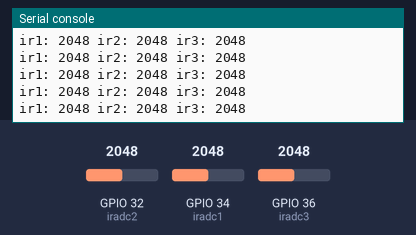
Simulated run of this program. Board: ESP32 board running MicroPython. Shown: the last lines printed to the serial console. Inputs (shaded band) come from the test bench; at power-on: GPIO 32 (iradc2) = 2048, GPIO 34 (iradc1) = 2048, GPIO 36 (iradc3) = 2048 (analog values on the 0–4095 scale).

Above: at 1.2 s.
1.3 s: GPIO 32 (iradc2) set to 2866
At 1.56 s:
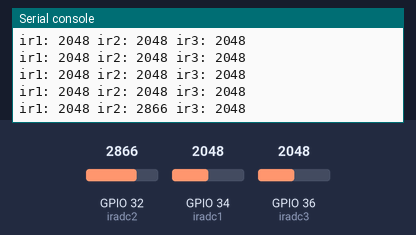
2.8 s: GPIO 34 (iradc1) set to 2866
At 2.96 s:
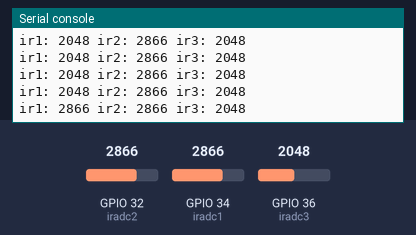
4.3 s: GPIO 36 (iradc3) set to 2866
At 4.37 s:
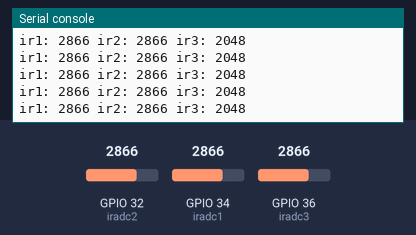
5.8 s: GPIO 32 (iradc2) set to 3603
At 5.97 s:
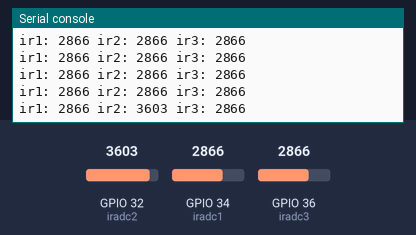
7.3 s: GPIO 34 (iradc1) set to 3603
At 7.37 s:
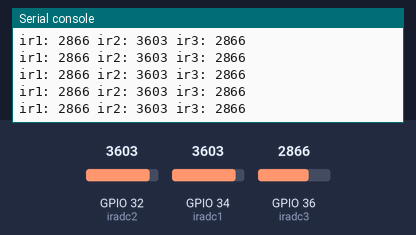
8.8 s: GPIO 36 (iradc3) set to 3603
At 8.98 s:
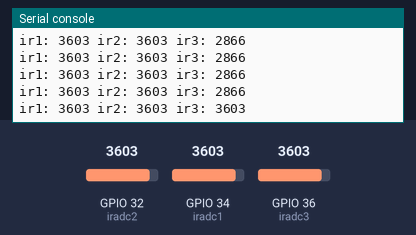
Timing chart, 0 to 11.3 s (numbered marks = the images above; inputs shaded):
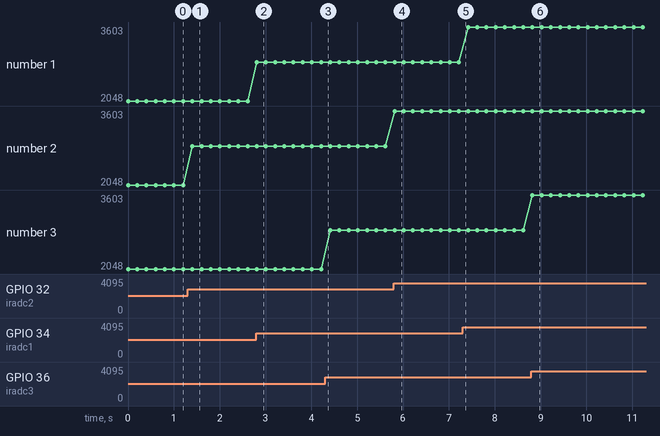

The program:

zyrot_iradc.py
```python
from machine import Pin, ADC
import time


if __name__ == '__main__':
    iradc1 = ADC(Pin(34))
    iradc2 = ADC(Pin(32))
    iradc3 = ADC(Pin(36))
    iradc1.atten(ADC.ATTN_11DB)
    iradc2.atten(ADC.ATTN_11DB)
    iradc3.atten(ADC.ATTN_11DB)

    for i in range(600):
        ir1 = iradc1.read()
        ir2 = iradc2.read()
        ir3 = iradc3.read()
        print('ir1:',ir1,'ir2:',ir2,'ir3:',ir3)
        time.sleep_ms(200)
```

Measured:
- after the input at 1.3 s, the serial console: prints a new line after 0.10 s (image 1)
- after the input at 2.8 s, the serial console: prints a new line at once (image 2)
- after the input at 5.8 s, the serial console: prints a new line at once (image 4)
- after the input at 8.8 s, the serial console: prints a new line at once (image 6)
- plotted number 2: 2048 → 2866 after the input at 1.3 s, 2866 → 3603 after the input at 5.8 s
